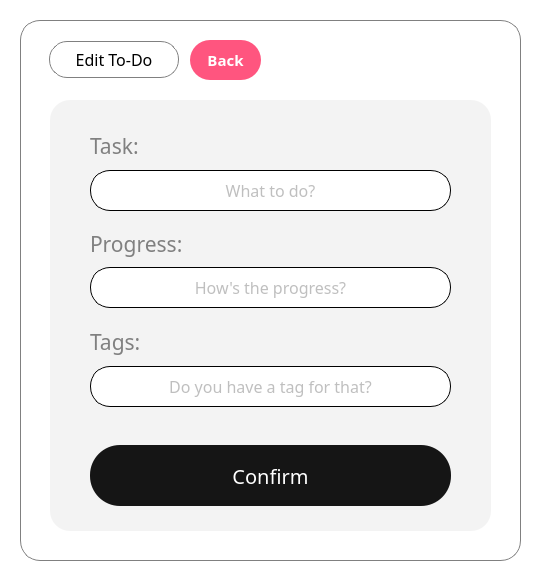
<?xml version="1.0" encoding="UTF-8"?>
<ui version="4.0">
 <class>edit_todopop</class>
 <widget class="QDialog" name="edit_todopop">
  <property name="geometry">
   <rect>
    <x>0</x>
    <y>0</y>
    <width>545</width>
    <height>584</height>
   </rect>
  </property>
  <property name="windowTitle">
   <string>Dialog</string>
  </property>
  <widget class="QWidget" name="centralwidget" native="true">
   <property name="geometry">
    <rect>
     <x>0</x>
     <y>0</y>
     <width>651</width>
     <height>601</height>
    </rect>
   </property>
   <widget class="QWidget" name="widget" native="true">
    <property name="geometry">
     <rect>
      <x>-20</x>
      <y>0</y>
      <width>691</width>
      <height>631</height>
     </rect>
    </property>
    <property name="styleSheet">
     <string notr="true">background-color: rgb(255, 255, 255)</string>
    </property>
    <widget class="QPushButton" name="addtodo_btn">
     <property name="geometry">
      <rect>
       <x>110</x>
       <y>445</y>
       <width>361</width>
       <height>61</height>
      </rect>
     </property>
     <property name="font">
      <font>
       <family>Segoe UI Variable Display</family>
       <pointsize>15</pointsize>
      </font>
     </property>
     <property name="cursor">
      <cursorShape>PointingHandCursor</cursorShape>
     </property>
     <property name="styleSheet">
      <string notr="true">QPushButton {background-color: rgb(21, 21, 21); border-radius: 30px; color: white;}

QPushButton:hover {border-radius: 30px; color: white; background-color: rgb(85, 170, 255);}
</string>
     </property>
     <property name="text">
      <string>Confirm</string>
     </property>
    </widget>
    <widget class="QListWidget" name="frm_board">
     <property name="geometry">
      <rect>
       <x>40</x>
       <y>20</y>
       <width>501</width>
       <height>541</height>
      </rect>
     </property>
     <property name="styleSheet">
      <string notr="true"> border-radius: 20px; border: 1px solid grey; 
background-color: rgb(255, 255, 255);</string>
     </property>
    </widget>
    <widget class="QPushButton" name="tags_pinfo">
     <property name="enabled">
      <bool>false</bool>
     </property>
     <property name="geometry">
      <rect>
       <x>69</x>
       <y>41</y>
       <width>130</width>
       <height>37</height>
      </rect>
     </property>
     <property name="font">
      <font>
       <family>Swis721 BT</family>
       <pointsize>12</pointsize>
       <weight>50</weight>
       <bold>false</bold>
      </font>
     </property>
     <property name="layoutDirection">
      <enum>Qt::LeftToRight</enum>
     </property>
     <property name="styleSheet">
      <string notr="true">background-color: none; border-radius: 18px; color: black;   border: 1px solid grey;</string>
     </property>
     <property name="text">
      <string>Edit To-Do</string>
     </property>
    </widget>
    <widget class="QPushButton" name="todoback_btn">
     <property name="enabled">
      <bool>true</bool>
     </property>
     <property name="geometry">
      <rect>
       <x>210</x>
       <y>40</y>
       <width>71</width>
       <height>40</height>
      </rect>
     </property>
     <property name="font">
      <font>
       <family>Segoe UI Variable Display</family>
       <pointsize>11</pointsize>
       <weight>75</weight>
       <bold>true</bold>
      </font>
     </property>
     <property name="cursor">
      <cursorShape>PointingHandCursor</cursorShape>
     </property>
     <property name="styleSheet">
      <string notr="true">QPushButton {border-radius: 20px; color: white; background-color: rgb(255, 85, 127);}

QPushButton:hover {border-radius: 20px; border: 1px solid #FF557F; color: rgb(255, 85, 127); background-color: white; }
</string>
     </property>
     <property name="text">
      <string>Back</string>
     </property>
    </widget>
    <widget class="QListWidget" name="frm_board_2">
     <property name="geometry">
      <rect>
       <x>70</x>
       <y>100</y>
       <width>441</width>
       <height>431</height>
      </rect>
     </property>
     <property name="styleSheet">
      <string notr="true"> border-radius: 20px;
background-color: rgb(243, 243, 243);</string>
     </property>
    </widget>
    <widget class="QLineEdit" name="progressinput">
     <property name="geometry">
      <rect>
       <x>110</x>
       <y>267</y>
       <width>361</width>
       <height>41</height>
      </rect>
     </property>
     <property name="font">
      <font>
       <family>Swis721 BT</family>
       <pointsize>12</pointsize>
      </font>
     </property>
     <property name="styleSheet">
      <string notr="true">background-color: none; border-radius: 20px; color: grey;   border: 1px solid black;
</string>
     </property>
     <property name="text">
      <string/>
     </property>
     <property name="alignment">
      <set>Qt::AlignCenter</set>
     </property>
     <property name="placeholderText">
      <string>How's the progress?</string>
     </property>
    </widget>
    <widget class="QLineEdit" name="tagskinput">
     <property name="geometry">
      <rect>
       <x>110</x>
       <y>366</y>
       <width>361</width>
       <height>41</height>
      </rect>
     </property>
     <property name="font">
      <font>
       <family>Swis721 BT</family>
       <pointsize>12</pointsize>
      </font>
     </property>
     <property name="styleSheet">
      <string notr="true">background-color: none; border-radius: 20px; color: grey;   border: 1px solid black;
</string>
     </property>
     <property name="text">
      <string/>
     </property>
     <property name="alignment">
      <set>Qt::AlignCenter</set>
     </property>
     <property name="placeholderText">
      <string>Do you have a tag for that?</string>
     </property>
    </widget>
    <widget class="QLineEdit" name="taskinput">
     <property name="geometry">
      <rect>
       <x>110</x>
       <y>170</y>
       <width>361</width>
       <height>41</height>
      </rect>
     </property>
     <property name="font">
      <font>
       <family>Swis721 BT</family>
       <pointsize>12</pointsize>
      </font>
     </property>
     <property name="styleSheet">
      <string notr="true">background-color: none; border-radius: 20px; color: grey;   border: 1px solid black;
</string>
     </property>
     <property name="text">
      <string/>
     </property>
     <property name="alignment">
      <set>Qt::AlignCenter</set>
     </property>
     <property name="placeholderText">
      <string>What to do?</string>
     </property>
    </widget>
    <widget class="QLabel" name="label_3">
     <property name="enabled">
      <bool>false</bool>
     </property>
     <property name="geometry">
      <rect>
       <x>110</x>
       <y>130</y>
       <width>101</width>
       <height>31</height>
      </rect>
     </property>
     <property name="font">
      <font>
       <family>Swis721 BT</family>
       <pointsize>16</pointsize>
      </font>
     </property>
     <property name="styleSheet">
      <string notr="true">background-color: transparent; border: none; color: grey;</string>
     </property>
     <property name="text">
      <string>Task:</string>
     </property>
    </widget>
    <widget class="QLabel" name="label">
     <property name="enabled">
      <bool>false</bool>
     </property>
     <property name="geometry">
      <rect>
       <x>110</x>
       <y>326</y>
       <width>101</width>
       <height>31</height>
      </rect>
     </property>
     <property name="font">
      <font>
       <family>Swis721 BT</family>
       <pointsize>16</pointsize>
      </font>
     </property>
     <property name="styleSheet">
      <string notr="true">background-color: transparent; border: none; color: grey;</string>
     </property>
     <property name="text">
      <string>Tags:</string>
     </property>
    </widget>
    <widget class="QLabel" name="label_2">
     <property name="enabled">
      <bool>false</bool>
     </property>
     <property name="geometry">
      <rect>
       <x>110</x>
       <y>228</y>
       <width>101</width>
       <height>31</height>
      </rect>
     </property>
     <property name="font">
      <font>
       <family>Swis721 BT</family>
       <pointsize>16</pointsize>
      </font>
     </property>
     <property name="styleSheet">
      <string notr="true">background-color: transparent; border: none; color: grey;</string>
     </property>
     <property name="text">
      <string>Progress:</string>
     </property>
    </widget>
    <zorder>frm_board</zorder>
    <zorder>frm_board_2</zorder>
    <zorder>addtodo_btn</zorder>
    <zorder>tags_pinfo</zorder>
    <zorder>todoback_btn</zorder>
    <zorder>progressinput</zorder>
    <zorder>tagskinput</zorder>
    <zorder>taskinput</zorder>
    <zorder>label_3</zorder>
    <zorder>label</zorder>
    <zorder>label_2</zorder>
   </widget>
  </widget>
 </widget>
 <resources/>
 <connections/>
</ui>
